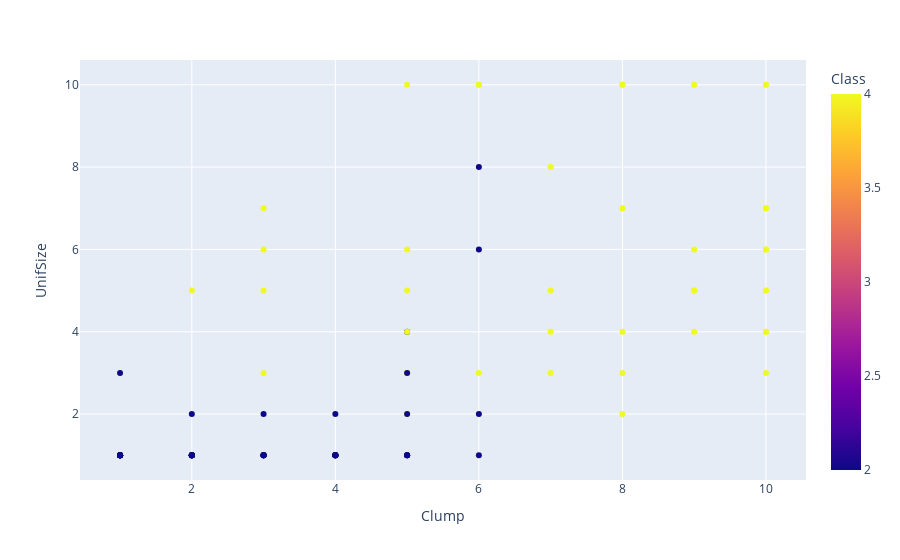

Notebook code for this chart:
### Code cell
px.scatter(data_import[0:100], x = 'Clump', y = 'UnifSize', color = 'Class')

### Figure 1 — Plotly figure (JSON) as saved in the notebook; plotly's stock layout.template omitted (floating-point values rounded to 4 significant figures)
{"data": [{"hovertemplate": "Clump=%{x}<br>UnifSize=%{y}<br>Class=%{marker.color}<extra></extra>", "legendgroup": "", "marker": {"color": [2, 2, 2, 2, 2, 4, 2, 2, 2, 2, 2, 2, 4, 2, 4, 4, 2, 2, 4, 2, 4, 4, 2, 4, 2, 4, 2, 2, 2, 2, 2, 2, 4, 2, 2, 2, 4, 2, 4, 4, 2, 4, 4, 4, 4, 2, 4, 2, 2, 4, 4, 4, 4, 4, 4, 4, 4, 4, 4, 4, 4, 2, 4, 4, 2, 4, 2, 4, 4, 2, 2, 4, 2, 4, 4, 2, 2, 2, 2, 2, 2, 2, 2, 2, 4, 4, 4, 4, 2, 2, 2, 2, 2, 2, 2, 2, 2, 2, 4, 4], "coloraxis": "coloraxis", "symbol": "circle"}, "mode": "markers", "name": "", "orientation": "v", "showlegend": false, "type": "scatter", "x": [5, 5, 3, 6, 4, 8, 1, 2, 2, 4, 1, 2, 5, 1, 8, 7, 4, 4, 10, 6, 7, 10, 3, 8, 1, 5, 3, 5, 2, 1, 3, 2, 10, 2, 3, 2, 10, 6, 5, 2, 6, 10, 6, 5, 10, 1, 3, 1, 4, 7, 9, 5, 10, 5, 10, 10, 8, 8, 5, 9, 5, 1, 9, 6, 1, 10, 4, 5, 8, 1, 5, 6, 1, 9, 10, 1, 1, 5, 3, 2, 2, 4, 5, 3, 3, 5, 3, 3, 4, 2, 1, 3, 4, 1, 2, 1, 2, 5, 9, 7], "xaxis": "x", "y": [1, 4, 1, 8, 1, 10, 1, 1, 1, 2, 1, 1, 3, 1, 7, 4, 1, 1, 7, 1, 3, 5, 1, 4, 1, 2, 2, 1, 1, 1, 1, 1, 7, 1, 1, 1, 10, 2, 4, 5, 6, 4, 10, 6, 10, 1, 7, 1, 1, 8, 5, 3, 3, 5, 5, 6, 10, 2, 2, 5, 3, 1, 10, 3, 1, 4, 1, 3, 3, 1, 1, 10, 3, 4, 6, 1, 1, 3, 1, 1, 2, 1, 2, 1, 5, 10, 3, 6, 1, 1, 1, 1, 1, 1, 1, 1, 1, 1, 6, 5], "yaxis": "y"}], "layout": {"coloraxis": {"colorbar": {"title": {"text": "Class"}}, "colorscale": [[0, "#0d0887"], [0.1111, "#46039f"], [0.2222, "#7201a8"], [0.3333, "#9c179e"], [0.4444, "#bd3786"], [0.5556, "#d8576b"], [0.6667, "#ed7953"], [0.7778, "#fb9f3a"], [0.8889, "#fdca26"], [1, "#f0f921"]]}, "legend": {"tracegroupgap": 0}, "margin": {"t": 60}, "xaxis": {"anchor": "y", "domain": [0, 1], "title": {"text": "Clump"}}, "yaxis": {"anchor": "x", "domain": [0, 1], "title": {"text": "UnifSize"}}}}
